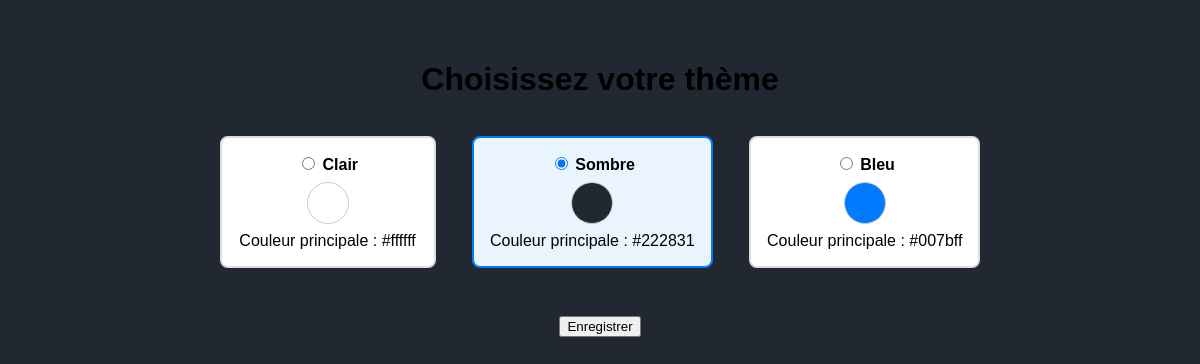
The page /pages/theme.php (signed in) on the database its author committed.
### tables this page shows
CREATE TABLE utilisateurs (
            id INTEGER PRIMARY KEY AUTOINCREMENT,
            nom TEXT NOT NULL,
            email TEXT NOT NULL UNIQUE,
            mot_de_passe TEXT NOT NULL
        , photo TEXT, description TEXT, theme_id INTEGER);

CREATE TABLE themes (
            id INTEGER PRIMARY KEY AUTOINCREMENT,
            name TEXT NOT NULL,
            primary_color TEXT NOT NULL
        );

### pages/theme.php (the view, shortened to what this page needs)
<?php
$db = new PDO("sqlite:../db/ma_base.db");
try {
    $db->exec("ALTER TABLE utilisateurs ADD COLUMN theme_id INTEGER");
} catch (PDOException $e) {
    if (strpos($e->getMessage(), 'duplicate column name') === false) {
        throw $e;
    }
}
$user_id = $_SESSION["utilisateur_id"];
$themes = $db->query("SELECT * FROM themes")->fetchAll(PDO::FETCH_ASSOC);
$stmt = $db->prepare("SELECT * FROM utilisateurs WHERE id = :id");
$stmt->bindParam(':id', $user_id);
$stmt->execute();
$utilisateur = $stmt->fetch(PDO::FETCH_ASSOC);
$current_theme_id = isset($utilisateur['theme_id']) ? $utilisateur['theme_id'] : null;
?>
<!DOCTYPE html>
<html lang="fr">
<head>
</head>
<body>
    <h1>Choisissez votre thème</h1>
    <form method="post">
        <?php foreach ($themes as $theme): ?>
            <label class="theme-option<?= $theme['id'] == $current_theme_id ? ' current' : '' ?>">
                <input type="radio" name="theme_id" value="<?= $theme['id'] ?>" <?= $theme['id'] == $current_theme_id ? 'checked' : '' ?>>
                <strong><?= htmlspecialchars($theme['name']) ?></strong>
                <span class="theme-color" style="background:<?= htmlspecialchars($theme['primary_color']) ?>"></span>
                <div>Couleur principale : <?= htmlspecialchars($theme['primary_color']) ?></div>
            </label>
        <?php endforeach; ?>
        <div style="margin-top:2em;">
            <button type="submit">Enregistrer</button>
        </div>
    </form>
</body>
</html>

### rows shown on the page
themes: name "Clair", primary_color "#ffffff"
utilisateurs: theme_id "☐ Clair Couleur principale : #ff", theme_id "☑ Sombre Couleur principale : #2", theme_id "☐ Bleu Couleur principale : #007"
themes: name "Sombre", primary_color "#222831"
themes: name "Bleu", primary_color "#007bff"
